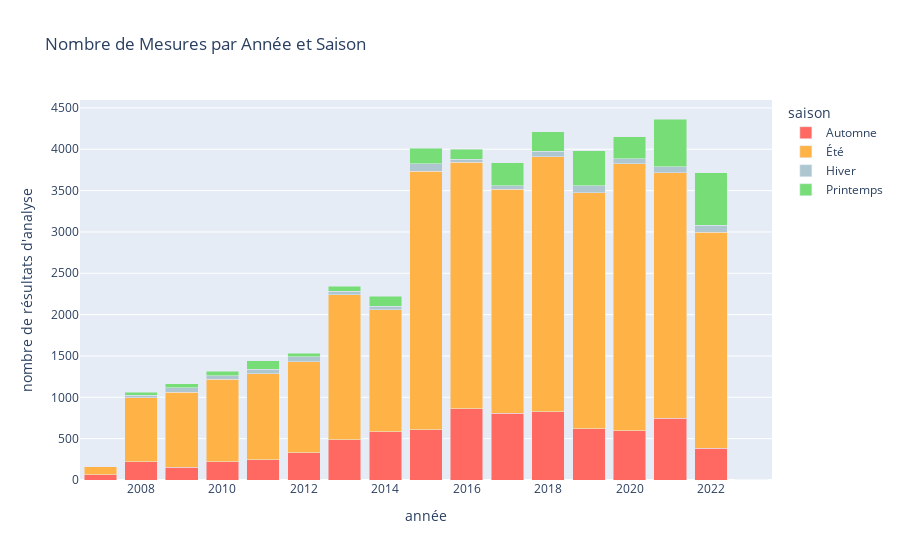

Source (notebook cell):
### Code cell
# Créer un graphique à barres
fig = px.bar(df_counts, 
             x='année', 
             y='nombre de résultats d\'analyse par saison', 
             color='saison', 
             barmode='stack', 
             labels={'Année': 'année', 'Nombre de valeurs': 'Nombre de Mesures'},
             title='Nombre de Mesures par Année et Saison',
             color_discrete_map=season_colors)

# Personnaliser l'apparence
fig.update_layout(
    xaxis_title='année',
    yaxis_title='nombre de résultats d\'analyse',
    legend_title='saison'
)

# Afficher le graphique
fig.show()

### Figure 1 — Plotly figure (JSON) as saved in the notebook; plotly's stock layout.template omitted (floating-point values rounded to 4 significant figures)
{"data": [{"alignmentgroup": "True", "hovertemplate": "saison=Automne<br>année=%{x}<br>nombre de résultats d'analyse par saison=%{y}<extra></extra>", "legendgroup": "Automne", "marker": {"color": "#FF6961", "pattern": {"shape": ""}}, "name": "Automne", "offsetgroup": "Automne", "orientation": "v", "showlegend": true, "textposition": "auto", "type": "bar", "x": [2007, 2008, 2009, 2010, 2011, 2012, 2013, 2014, 2015, 2016, 2017, 2018, 2019, 2020, 2021, 2022], "xaxis": "x", "y": [61, 223, 157, 220, 247, 331, 487, 586, 607, 864, 807, 826, 617, 598, 746, 386], "yaxis": "y"}, {"alignmentgroup": "True", "hovertemplate": "saison=Été<br>année=%{x}<br>nombre de résultats d'analyse par saison=%{y}<extra></extra>", "legendgroup": "Été", "marker": {"color": "#FFB347", "pattern": {"shape": ""}}, "name": "Été", "offsetgroup": "Été", "orientation": "v", "showlegend": true, "textposition": "auto", "type": "bar", "x": [2007, 2008, 2009, 2010, 2011, 2012, 2013, 2014, 2015, 2016, 2017, 2018, 2019, 2020, 2021, 2022], "xaxis": "x", "y": [102, 772, 906, 997, 1038, 1099, 1755, 1471, 3125, 2981, 2712, 3084, 2857, 3228, 2969, 2612], "yaxis": "y"}, {"alignmentgroup": "True", "hovertemplate": "saison=Hiver<br>année=%{x}<br>nombre de résultats d'analyse par saison=%{y}<extra></extra>", "legendgroup": "Hiver", "marker": {"color": "#AEC6CF", "pattern": {"shape": ""}}, "name": "Hiver", "offsetgroup": "Hiver", "orientation": "v", "showlegend": true, "textposition": "auto", "type": "bar", "x": [2008, 2009, 2010, 2011, 2012, 2013, 2014, 2015, 2016, 2017, 2018, 2019, 2020, 2021, 2022, 2023], "xaxis": "x", "y": [30, 54, 46, 54, 63, 39, 42, 91, 32, 42, 68, 84, 57, 74, 81, 3], "yaxis": "y"}, {"alignmentgroup": "True", "hovertemplate": "saison=Printemps<br>année=%{x}<br>nombre de résultats d'analyse par saison=%{y}<extra></extra>", "legendgroup": "Printemps", "marker": {"color": "#77DD77", "pattern": {"shape": ""}}, "name": "Printemps", "offsetgroup": "Printemps", "orientation": "v", "showlegend": true, "textposition": "auto", "type": "bar", "x": [2008, 2009, 2010, 2011, 2012, 2013, 2014, 2015, 2016, 2017, 2018, 2019, 2020, 2021, 2022], "xaxis": "x", "y": [34, 49, 52, 105, 41, 60, 122, 192, 124, 276, 232, 424, 269, 577, 634], "yaxis": "y"}], "layout": {"barmode": "stack", "legend": {"title": {"text": "saison"}, "tracegroupgap": 0}, "title": {"text": "Nombre de Mesures par Année et Saison"}, "xaxis": {"anchor": "y", "domain": [0, 1], "title": {"text": "année"}}, "yaxis": {"anchor": "x", "domain": [0, 1], "title": {"text": "nombre de résultats d'analyse"}}}}
